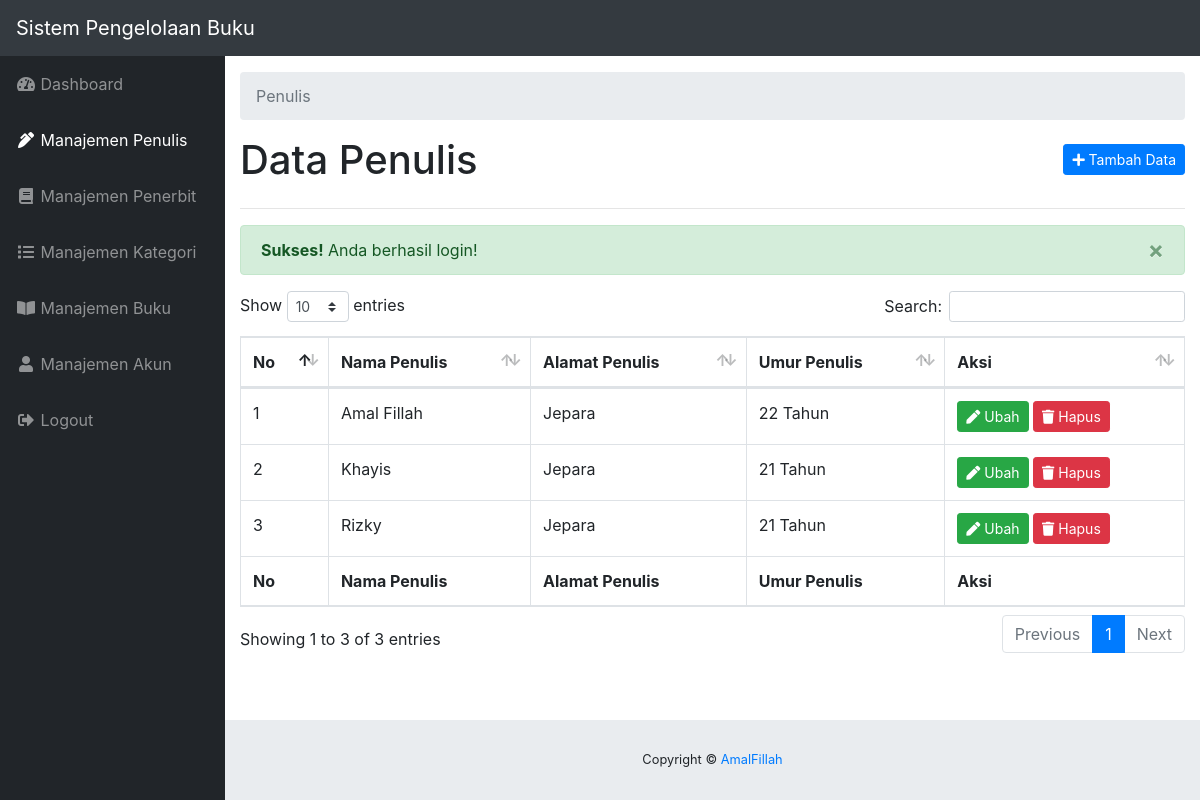
/penulis/index.php (signed in), run on the app's committed database.
### tables this page shows
CREATE TABLE `tbl_penulis` (
  `id` int(11) NOT NULL,
  `nama` varchar(100) DEFAULT NULL,
  `alamat` varchar(255) DEFAULT NULL,
  `umur` int(2) DEFAULT NULL
);

### init/functions.php (called while the page is built, shortened)
<?php
function base_url($path = NULL){
	$base_url = 'http://localhost/sistem-buku/';
	if($path == NULL) return $base_url;
	else return $base_url . $path;
}
function title($title = NULL){
	$app_title = "Sistem Pengelolaan Buku";
	if($title == NULL) return $app_title;
	else return $app_title . ' - ' . $title;
}
function check_flash_message($tipe){
	if (isset($_SESSION['flash_message'])) {
		if($_SESSION['flash_message']['tipe'] == $tipe) return TRUE;
		else return FALSE;
	}
}
function get_flash_message(){
	$pesan = $_SESSION['flash_message']['pesan'];
	return $pesan;
}
?>

### penulis/index.php (the view, shortened to what this page needs)
<?php
require_once '../init.php';
$query = mysqli_query($koneksi, "SELECT * FROM tbl_penulis");
$no = 1;
?>
<!DOCTYPE html>
<html lang="en">
<head>
	<link href="<?php echo base_url('dashboard-template/vendor/fontawesome-free/css/all.min.css') ?>" rel="stylesheet" type="text/css">
	<link href="<?php echo base_url('dashboard-template/vendor/datatables/dataTables.bootstrap4.css') ?>" rel="stylesheet">
	<link href="<?php echo base_url('dashboard-template/css/sb-admin.css') ?>" rel="stylesheet">
</head>
<body id="page-top">
	<nav class="navbar navbar-expand navbar-dark bg-dark static-top">
		<a class="navbar-brand mr-1" href="index.html"><?php echo title() ?></a>
	</nav>
	<div id="wrapper">
	<?php require_once '../_sidebar.php'; ?>
	<div id="content-wrapper">
		<div class="container-fluid">
			<ol class="breadcrumb">
				<li class="breadcrumb-item active">
					Penulis
				</li>
			</ol>
		<div class="clearfix">
			<h1 class="float-left">Data Penulis</h1>
			<a href="<?php echo base_url('penulis/tambah.php') ?>" class="btn btn-sm btn-primary float-right mt-2"><i class="fas fa-plus"></i> Tambah Data</a>
		</div>
		<hr>
		<?php if(check_flash_message('sukses')) : ?>
			<div class="alert alert-success alert-dismissible fade show" role="alert">
				<strong><?php echo ucfirst($_SESSION['flash_message']['tipe']) ?>!</strong> <?php echo get_flash_message() ?>
				<button type="button" class="close" data-dismiss="alert" aria-label="Close">
					<span aria-hidden="true">&times;</span>
				</button>
			</div>
		<?php endif; ?>
		<table class="table table-bordered" id="dataTable" width="100%" cellspacing="0">
			<thead>
				<tr>
					<th>No</th>
					<th>Nama Penulis</th>
					<th>Alamat Penulis</th>
					<th>Umur Penulis</th>
					<th>Aksi</th>
				</tr>
			</thead>
			<tbody>
				<?php while($penulis = mysqli_fetch_assoc($query)) : ?>
					<tr>
						<td><?php echo $no++ ?></td>
						<td><?php echo $penulis['nama'] ?></td>
						<td><?php echo $penulis['alamat'] ?></td>
						<td><?php echo $penulis['umur'] ?> Tahun</td>
						<td>
							<a href="<?php echo base_url('penulis/ubah.php?id=' . $penulis['id']) ?>" class="btn btn-sm btn-success"><i class="fas fa-pen"></i> Ubah</a>
							<a href="<?php echo base_url('penulis/hapus.php?id=' . $penulis['id']) ?>" class="btn btn-sm btn-danger" onclick="return confirm('apakah anda yakin?')"><i class="fas fa-trash"></i> Hapus</a>
						</td>
					</tr>
				<?php endwhile ?>
			</tbody>
			<tfoot>
				<tr>
					<th>No</th>
					<th>Nama Penulis</th>
					<th>Alamat Penulis</th>
					<th>Umur Penulis</th>
					<th>Aksi</th>
				</tr>
			</tfoot>
		</table>
		</div>
		<?php require_once '../_footer.php'; ?>
	</div>
	</div>
</body>
</html>

### data on the page
tbl_penulis: nama "Amal Fillah", alamat "Jepara", umur "22"
tbl_penulis: nama "Khayis", alamat "Jepara", umur "21"
tbl_penulis: nama "Rizky", alamat "Jepara", umur "21"

### other printed values
title() "Sistem Pengelolaan Buku"
$_SESSION['flash_message']['tipe'] "Sukses"
get_flash_message() "Anda berhasil login!"
